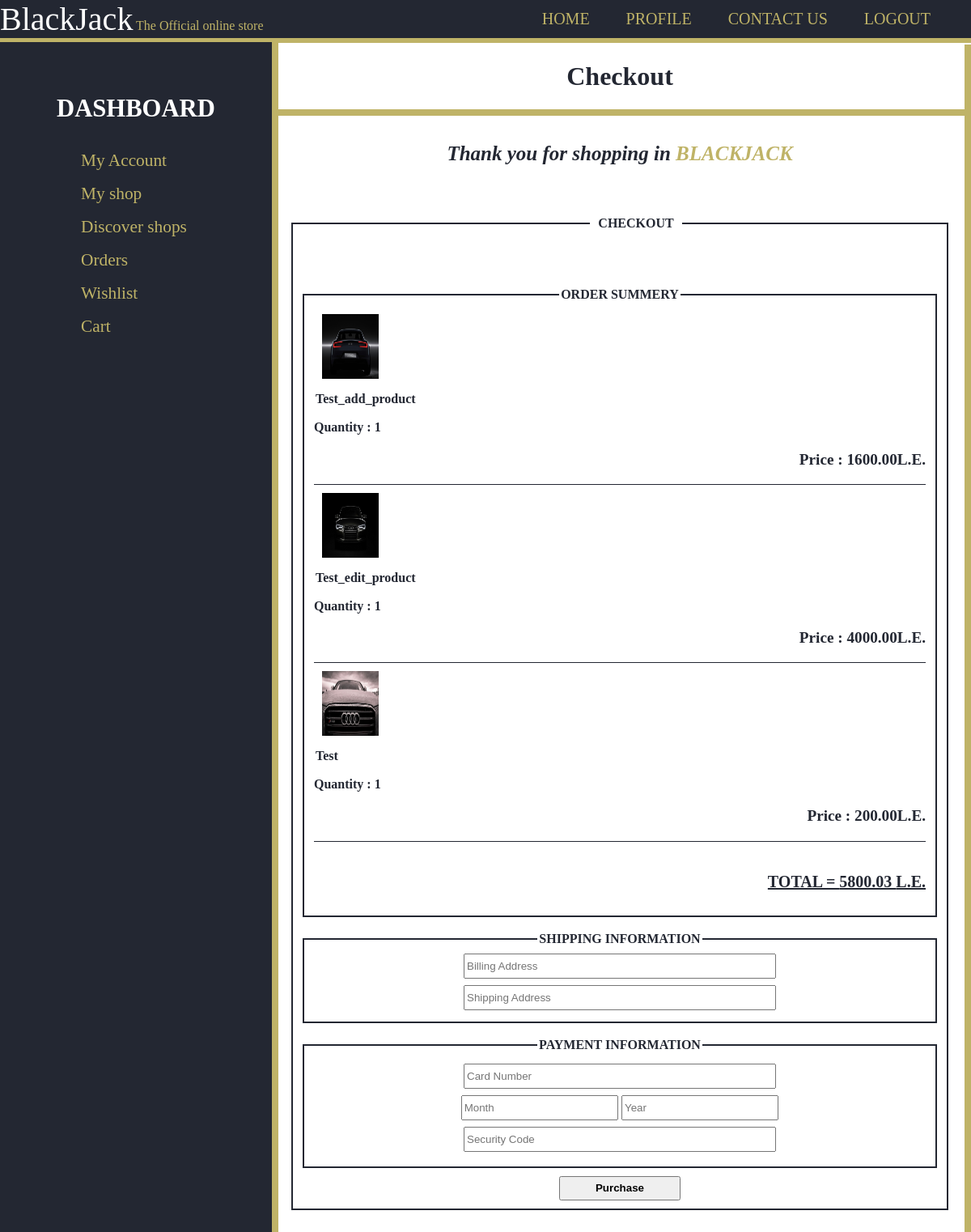
The page /transaction/f2135abbb60749dbb9d840e6cb1811fb (signed in) on the database its author committed.
### users/models.py (models this page shows, shortened)
class InCart(models.Model):
    product = models.ForeignKey('products.Product',on_delete=models.CASCADE,null=True,default=None)
    quantity = models.PositiveSmallIntegerField(default=1)

class Order(models.Model):
    id = models.UUIDField(primary_key=True, default=uuid.uuid4, editable=False)
    products = models.ManyToManyField('users.InCart', related_name="ordered_products")
    is_delivered = models.BooleanField(default=False)
    is_ordered = models.BooleanField(default=False)
    bill = models.FloatField(default=0.0)
    coupon = models.ForeignKey('shop.Coupon',on_delete=models.SET_NULL,null=True,blank=True)
    created = models.DateTimeField(auto_now=True)
    class Meta:
        ordering = ['created']

### products/models.py (models this page shows, shortened)
class Product(models.Model):
    id = models.UUIDField(primary_key=True, default=uuid.uuid4, editable=False)
    name = models.CharField(max_length=100)
    price = models.DecimalField(max_digits=7,decimal_places=2)
    description = models.TextField(blank=True)
    remaininginstock = models.PositiveSmallIntegerField(default=1)
    featured = models.BooleanField(default=False)
    image = models.ImageField(null=True,blank=True,upload_to='product_images/')
    shop = models.ForeignKey('shop.Shop',on_delete=models.CASCADE)
    reviews = models.ManyToManyField(Review, blank=True, related_name="reviews")

### users/views.py (the view, shortened to what this page needs)
# urls.py: path('transaction/<str:orderid>',views.checkout, name='checkout'),
@login_required
def checkout(request,orderid):
    preferred_currency=get_preffered_currency(request)
    currency_ratio=get_currency_ratio(request)
    order = Order.objects.get(id=orderid)
    if order in request.user.orders.all():
        prices = [product.product.price for product in order.products.all()]
        quantities = [product.quantity for product in order.products.all()]
        if order.coupon:
            for product in order.products.all():
                if product.product.shop==order.coupon.shop:
                    prodcuts_prices=[(order.products.all()[i],float(prices[i])*quantities[i]*(100-order.coupon.discount)/100) for i in range(len(order.products.all()))]
                    return render(request,'users/checkout.html',{
                        'order': order,
                        'products_prices': prodcuts_prices,
                        'currency_ratio':currency_ratio,
                        'currency_symbol':currency_symbols[preferred_currency]
                    })
    else:
        return HttpResponseRedirect(reverse('userdashboard'))

### users/views.py (called while the page is built)
def get_currency_ratio(request):
    if not request.user.is_authenticated:
        return 1
    preferred_currency=request.user.preferred_currency
    if preferred_currency=='EGP':
        return 1
    else:
        return requests.get('https://free.currconv.com/api/v7/convert',{'apiKey':config('API_KEY'),'q':'EGP'+'_'+preferred_currency,'compact':'ultra'}).json()['EGP'+'_'+preferred_currency]

def get_preffered_currency(request):
    if not request.user.is_authenticated:
        return 'EGP'
    return request.user.preferred_currency

### users/templates/users/checkout.html (shortened to what this page needs)
{% extends 'users/layout.html' %}
{% load mathfilters %}
{% block name %}Checkout{% endblock %}
{% block body %}
    <div>
        <br>
    <p class="text" style="font-size:25px">Thank you for shopping in <span style="color:#BFB367;">BLACKJACK</span></p>
    <br>
    <fieldset class="Checkout" style="border:2px solid #232732;">
        <legend class="Checkout info">CHECKOUT</legend>
        <fieldset class="Order Summery" style="border:2px solid;">
            <legend class="Order Summery legend">ORDER SUMMERY</legend>
            {% for product,price in products_prices %}
            <div class="product" style="border-bottom:0.5px solid #232732;">
                <div class="productimage">
                    <img src="{{ product.product.image.url }}" style="text-align : left;" width="70" height = "80" >
                </div> <br>
                <p class="order" >{{product.product.name}}</p>
                <p class="quantity" >Quantity : {{product.quantity}}</p>
                <p class="price" >Price : {{price|mul:currency_ratio|floatformat:2}}{{currency_symbol}}</p>
            </div>
            {% endfor %}
            <br>
            <p class="total" style="text-align:right; font-weight:bold; font-size:20px ; text-decoration : underline ">TOTAL = {{order.bill|mul:currency_ratio|floatformat:2}} {{currency_symbol}}</p>
        </fieldset>
        <br>
        <form action="{% url 'finalcheck' %}" method="POST">
            <fieldset class="Shipping Info" style="border:2px solid;">
                <legend class="Shipping Info legend">SHIPPING INFORMATION</legend>
                    <div>
                    <input type="text" name="Billing" placeholder="Billing Address" class="address" >
                    <br>
                    <input type="text" name="Shipping" placeholder="Shipping Address" class="address">
                    </div>
            </fieldset>
            <br>
                <fieldset class="payment" style="border:2px solid;">
                    <legend class="paymenttitle">PAYMENT INFORMATION</legend>
                    <input type="text" class="Card" name="Card Number" placeholder="Card Number"> <br>
                    <input type="text" class="date" name="Month" placeholder="Month" >
                    <input type="text" class="date" name="Year" placeholder="Year" > <br>
                    <input type="text" class="Card" name="Security Code" placeholder="Security Code">
            </fieldset>
                <input class="submit" type="submit" value = "Purchase">
        </form>
    </fieldset>
    </div>
{% endblock %}

### users/templates/users/checkout.html (style rules this page uses)
.text { text-align : center; margin : 10px; padding: 5px; font-size:400px; font-style: italic; font-weight: bold ; }
.Checkout { text-align : center; padding :10px; margin : 20px 20px 50px 20px; height : auto; }
.product { text-align:left; }
.productimage { text-align:left; display : inline-block; margin:10px; }
.order { margin:1px; padding:1px; }
.price { font-size : 120%; text-align : right; }
.address { height: 25px; width:50%; margin : 4px; }
.Card { height: 25px; width:50%; margin:8px 0px; }
.date { height: 25px; width:24.65%; }
.submit { height: 30px; width : 150px; font-weight: bold; margin:10px 0px 0px 0px; text-align : center; }

### users/templates/users/layout.html (style rules this page uses)
body { margin:0px; }

### rows shown on the page
InCart: product.image (picture), product.name "Test_add_product", quantity "1", price "1600.00", currency_symbol "L.E."
InCart: product.image (picture), product.name "Test_edit_product", quantity "1", price "4000.00", currency_symbol "L.E."
InCart: product.image (picture), product.name "Test", quantity "1", price "200.00", currency_symbol "L.E."
Order: bill|mul "5800.03"

### other values the page prints
{{ currency_symbol }} "L.E."
